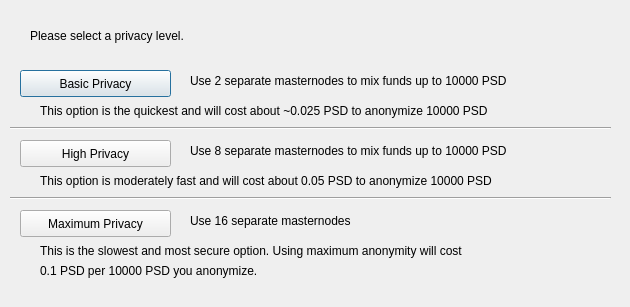
<?xml version="1.0" encoding="UTF-8"?>
<ui version="4.0">
 <class>ObfuscationConfig</class>
 <widget class="QDialog" name="ObfuscationConfig">
  <property name="geometry">
   <rect>
    <x>0</x>
    <y>0</y>
    <width>630</width>
    <height>307</height>
   </rect>
  </property>
  <property name="windowTitle">
   <string>Configure Obfuscation</string>
  </property>
  <widget class="QPushButton" name="buttonBasic">
   <property name="geometry">
    <rect>
     <x>20</x>
     <y>70</y>
     <width>151</width>
     <height>27</height>
    </rect>
   </property>
   <property name="text">
    <string>Basic Privacy</string>
   </property>
  </widget>
  <widget class="QPushButton" name="buttonHigh">
   <property name="geometry">
    <rect>
     <x>20</x>
     <y>140</y>
     <width>151</width>
     <height>27</height>
    </rect>
   </property>
   <property name="text">
    <string>High Privacy</string>
   </property>
  </widget>
  <widget class="QPushButton" name="buttonMax">
   <property name="geometry">
    <rect>
     <x>20</x>
     <y>210</y>
     <width>151</width>
     <height>27</height>
    </rect>
   </property>
   <property name="text">
    <string>Maximum Privacy</string>
   </property>
  </widget>
  <widget class="QLabel" name="label">
   <property name="geometry">
    <rect>
     <x>30</x>
     <y>20</y>
     <width>571</width>
     <height>31</height>
    </rect>
   </property>
   <property name="text">
    <string>Please select a privacy level.</string>
   </property>
  </widget>
  <widget class="QLabel" name="label_2">
   <property name="geometry">
    <rect>
     <x>190</x>
     <y>70</y>
     <width>421</width>
     <height>21</height>
    </rect>
   </property>
   <property name="text">
    <string>Use 2 separate masternodes to mix funds up to 10000 PSD</string>
   </property>
  </widget>
  <widget class="QLabel" name="label_3">
   <property name="geometry">
    <rect>
     <x>190</x>
     <y>140</y>
     <width>411</width>
     <height>21</height>
    </rect>
   </property>
   <property name="text">
    <string>Use 8 separate masternodes to mix funds up to 10000 PSD</string>
   </property>
  </widget>
  <widget class="QLabel" name="label_4">
   <property name="geometry">
    <rect>
     <x>190</x>
     <y>210</y>
     <width>421</width>
     <height>21</height>
    </rect>
   </property>
   <property name="text">
    <string>Use 16 separate masternodes</string>
   </property>
  </widget>
  <widget class="QLabel" name="label_6">
   <property name="geometry">
    <rect>
     <x>40</x>
     <y>100</y>
     <width>561</width>
     <height>21</height>
    </rect>
   </property>
   <property name="text">
    <string>This option is the quickest and will cost about ~0.025 PSD to anonymize 10000 PSD</string>
   </property>
  </widget>
  <widget class="QLabel" name="label_7">
   <property name="geometry">
    <rect>
     <x>40</x>
     <y>170</y>
     <width>561</width>
     <height>21</height>
    </rect>
   </property>
   <property name="text">
    <string>This option is moderately fast and will cost about 0.05 PSD to anonymize 10000 PSD</string>
   </property>
  </widget>
  <widget class="QLabel" name="label_8">
   <property name="geometry">
    <rect>
     <x>40</x>
     <y>240</y>
     <width>561</width>
     <height>21</height>
    </rect>
   </property>
   <property name="text">
    <string>This is the slowest and most secure option. Using maximum anonymity will cost</string>
   </property>
  </widget>
  <widget class="QLabel" name="label_9">
   <property name="geometry">
    <rect>
     <x>40</x>
     <y>260</y>
     <width>561</width>
     <height>21</height>
    </rect>
   </property>
   <property name="text">
    <string>0.1 PSD per 10000 PSD you anonymize.</string>
   </property>
  </widget>
  <widget class="Line" name="line">
   <property name="geometry">
    <rect>
     <x>10</x>
     <y>120</y>
     <width>601</width>
     <height>16</height>
    </rect>
   </property>
   <property name="orientation">
    <enum>Qt::Horizontal</enum>
   </property>
  </widget>
  <widget class="Line" name="line_2">
   <property name="geometry">
    <rect>
     <x>10</x>
     <y>190</y>
     <width>601</width>
     <height>16</height>
    </rect>
   </property>
   <property name="orientation">
    <enum>Qt::Horizontal</enum>
   </property>
  </widget>
 </widget>
 <resources/>
 <connections/>
</ui>
